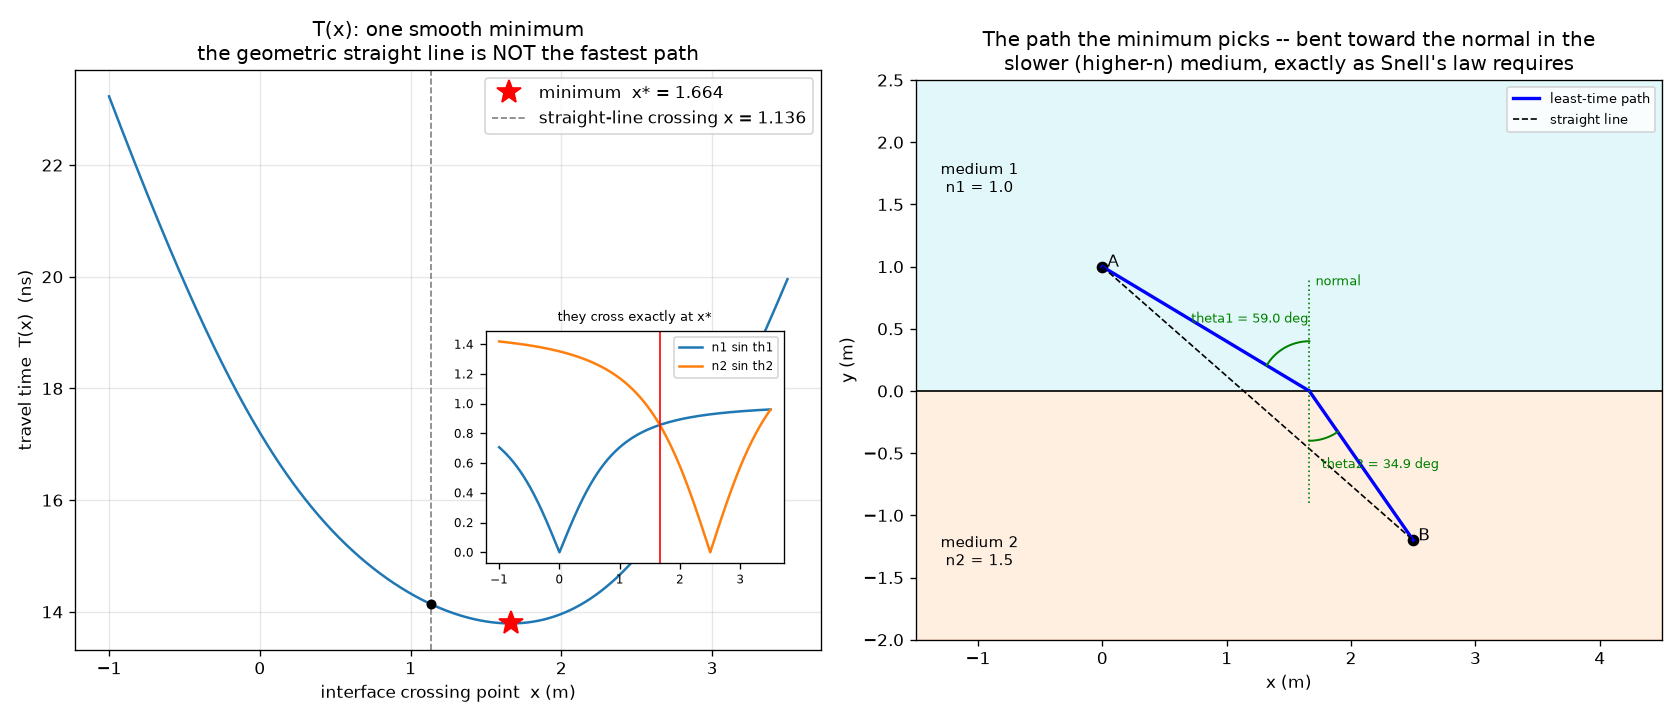

The script that saved this image:
"""module-6 -- fermat_snell.py  (Computational Exercise: Fermat Finds Snell)

Point A sits in medium 1 (refractive index n1), point B in medium 2 (n2),
separated by the flat interface y = 0. A ray leaves A, crosses the interface
at (x, 0), and continues to B. The travel time is

    T(x) = n1 L1(x) / c  +  n2 L2(x) / c

    L1(x) = |A - (x, 0)|      L2(x) = |(x, 0) - B|

We plot T(x), find its minimum numerically, read off the incidence and
refraction angles there, and check

    n1 sin(theta1)  ==  n2 sin(theta2).

Nothing in the code knows Snell's law -- it only knows travel time. Snell's
law is what "fastest path" turns into.
"""

import numpy as np
import matplotlib.pyplot as plt
from scipy.optimize import minimize_scalar

C = 299_792_458.0        # m/s
N1, N2 = 1.00, 1.50      # e.g. air -> glass
A = np.array([0.0, 1.0])     # medium 1  (y > 0)
B = np.array([2.5, -1.2])    # medium 2  (y < 0)


def L1(x):
    return np.hypot(x - A[0], A[1])          # A[1] = height above interface


def L2(x):
    return np.hypot(B[0] - x, B[1])          # B[1] < 0


def travel_time(x):
    return (N1 * L1(x) + N2 * L2(x)) / C


def angles(x):
    """Incidence / refraction angles from the normal (the y-axis), in radians."""
    theta1 = np.arctan2(abs(x - A[0]), abs(A[1]))
    theta2 = np.arctan2(abs(B[0] - x), abs(B[1]))
    return theta1, theta2


def main():
    # coarse search first (this is "the method"), then refine
    xs = np.linspace(-1.0, 3.5, 4001)
    T = travel_time(xs)
    x_coarse = xs[np.argmin(T)]
    res = minimize_scalar(travel_time, bracket=(x_coarse - 0.2, x_coarse + 0.2))
    x_min = res.x

    th1, th2 = angles(x_min)
    s1, s2 = N1 * np.sin(th1), N2 * np.sin(th2)

    # reference paths
    x_straight = A[0] + (B[0] - A[0]) * A[1] / (A[1] - B[1])   # geometric straight line
    x_equal = 0.5 * (A[0] + B[0])                              # crude "equal angle" guess

    print("=" * 74)
    print("FERMAT FINDS SNELL")
    print("=" * 74)
    print(f"n1 = {N1}, n2 = {N2}   A = ({A[0]:g}, {A[1]:g}) [medium 1],  "
          f"B = ({B[0]:g}, {B[1]:g}) [medium 2]")
    print(f"interface at y = 0,  ray crosses at x")
    print()
    print(f"minimum-time crossing:  x* = {x_min:.6f} m")
    print(f"   T(x*)          = {travel_time(x_min)*1e9:.6f} ns")
    print(f"   T(straight)    = {travel_time(x_straight)*1e9:.6f} ns   "
          f"(x = {x_straight:.4f})  -- slower")
    print(f"   dT/dx at x*    = {np.gradient(T, xs)[np.argmin(np.abs(xs - x_min))]:.2e}"
          f"  (~0: it is a stationary point)")
    print()
    print(f"angles at x*:  theta1 = {np.degrees(th1):.4f} deg,  "
          f"theta2 = {np.degrees(th2):.4f} deg")
    print(f"   n1 sin(theta1) = {s1:.8f}")
    print(f"   n2 sin(theta2) = {s2:.8f}")
    print(f"   relative mismatch = {abs(s1 - s2) / s1:.2e}   ->  Snell's law holds")
    print()

    # sweep: does it hold for other geometries / indices?
    print("Same check for a range of setups (B_x moved, n2 changed):")
    print(f"   {'B_x':>6} {'n2':>5} {'x*':>9} {'th1(deg)':>9} {'th2(deg)':>9} "
          f"{'n1 sin1':>9} {'n2 sin2':>9} {'mismatch':>10}")
    for bx, n2 in [(1.0, 1.33), (2.5, 1.50), (4.0, 1.50), (2.5, 2.42), (-1.0, 1.5)]:
        _sweep_row(bx, n2)
    print()
    print("The optimiser was handed T(x) and nothing else. n1 sin(theta1) =")
    print("n2 sin(theta2) drops out of dT/dx = 0 every time -- that derivative")
    print("is literally  (n1 sin theta1 - n2 sin theta2) / c.")
    print("=" * 74)

    _plot(xs, T, x_min, x_straight, th1, th2)


def _sweep_row(bx, n2):
    b = np.array([bx, B[1]])

    def tt(x):
        return (N1 * np.hypot(x - A[0], A[1]) + n2 * np.hypot(bx - x, b[1])) / C

    xg = np.linspace(min(A[0], bx) - 2, max(A[0], bx) + 2, 4001)
    x0 = xg[np.argmin(tt(xg))]
    xm = minimize_scalar(tt, bracket=(x0 - 0.2, x0 + 0.2)).x
    t1 = np.arctan2(abs(xm - A[0]), abs(A[1]))
    t2 = np.arctan2(abs(bx - xm), abs(b[1]))
    s1, s2 = N1 * np.sin(t1), n2 * np.sin(t2)
    print(f"   {bx:>6.1f} {n2:>5.2f} {xm:>9.4f} {np.degrees(t1):>9.3f} "
          f"{np.degrees(t2):>9.3f} {s1:>9.5f} {s2:>9.5f} {abs(s1-s2)/s1:>10.1e}")


def _plot(xs, T, x_min, x_straight, th1, th2):
    fig, (axT, axG) = plt.subplots(1, 2, figsize=(14, 6))

    # T(x)
    axT.plot(xs, T * 1e9, color="tab:blue")
    axT.plot(x_min, travel_time(x_min) * 1e9, "r*", ms=15,
             label=f"minimum  x* = {x_min:.3f}")
    axT.axvline(x_straight, color="grey", ls="--", lw=1,
                label=f"straight-line crossing x = {x_straight:.3f}")
    axT.plot(x_straight, travel_time(x_straight) * 1e9, "ko", ms=5)
    axT.set_xlabel("interface crossing point  x (m)")
    axT.set_ylabel("travel time  T(x)  (ns)")
    axT.set_title("T(x): one smooth minimum\n"
                  "the geometric straight line is NOT the fastest path")
    axT.legend(); axT.grid(True, alpha=0.3)

    # inset: n1 sin th1(x) and n2 sin th2(x) crossing at x_min
    axins = axT.inset_axes([0.55, 0.15, 0.4, 0.4])
    t1 = np.arctan2(np.abs(xs - A[0]), abs(A[1]))
    t2 = np.arctan2(np.abs(B[0] - xs), abs(B[1]))
    axins.plot(xs, N1 * np.sin(t1), label="n1 sin th1")
    axins.plot(xs, N2 * np.sin(t2), label="n2 sin th2")
    axins.axvline(x_min, color="r", lw=1)
    axins.set_title("they cross exactly at x*", fontsize=8)
    axins.tick_params(labelsize=7)
    axins.legend(fontsize=7)

    # geometry
    axG.axhline(0, color="k", lw=1)
    axG.fill_between([-1.5, 4.5], 0, 2.5, color="tab:cyan", alpha=0.12)
    axG.fill_between([-1.5, 4.5], -2.0, 0, color="tab:orange", alpha=0.12)
    axG.text(-1.3, 1.6, f"medium 1\n n1 = {N1}", fontsize=9)
    axG.text(-1.3, -1.4, f"medium 2\n n2 = {N2}", fontsize=9)

    P = np.array([x_min, 0.0])
    axG.plot(*A, "ko"); axG.annotate(" A", A)
    axG.plot(*B, "ko"); axG.annotate(" B", B)
    axG.plot([A[0], P[0]], [A[1], P[1]], "b-", lw=2)
    axG.plot([P[0], B[0]], [P[1], B[1]], "b-", lw=2, label="least-time path")
    axG.plot([A[0], B[0]], [A[1], B[1]], "k--", lw=1, label="straight line")
    axG.plot([x_min, x_min], [-0.9, 0.9], "g:", lw=1)      # normal
    axG.annotate("normal", (x_min + 0.05, 0.85), fontsize=8, color="g")

    # angle arcs: theta1 opens toward A (upper left), theta2 toward B (lower right)
    a1 = np.linspace(0, th1, 30)
    axG.plot(x_min - 0.4 * np.sin(a1), 0.4 * np.cos(a1), "g-", lw=1.2)
    axG.annotate(f"theta1 = {np.degrees(th1):.1f} deg", (x_min - 0.95, 0.55),
                 fontsize=8, color="g")
    a2 = np.linspace(0, th2, 30)
    axG.plot(x_min + 0.4 * np.sin(a2), -0.4 * np.cos(a2), "g-", lw=1.2)
    axG.annotate(f"theta2 = {np.degrees(th2):.1f} deg", (x_min + 0.1, -0.62),
                 fontsize=8, color="g")

    axG.set_xlim(-1.5, 4.5); axG.set_ylim(-2.0, 2.5)
    axG.set_aspect("equal")
    axG.set_xlabel("x (m)"); axG.set_ylabel("y (m)")
    axG.set_title("The path the minimum picks -- bent toward the normal in the\n"
                  "slower (higher-n) medium, exactly as Snell's law requires")
    axG.legend(loc="upper right", fontsize=8)

    fig.tight_layout()
    fig.savefig("fermat_snell.png", dpi=120)


if __name__ == "__main__":
    main()
    plt.show()
